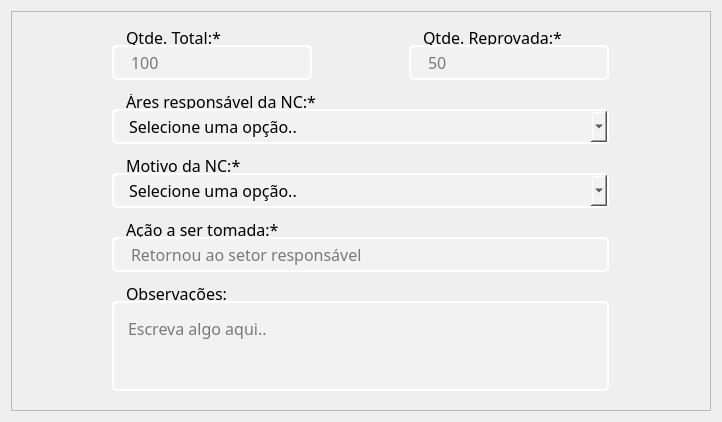
     <widget class="QWidget" name="group_Nc">
      <attribute name="label">
       <string>Dados da NCs</string>
      </attribute>
      <layout class="QHBoxLayout" name="horizontalLayout_4">
       <item>
        <widget class="QFrame" name="frame_3">
         <property name="minimumSize">
          <size>
           <width>700</width>
           <height>400</height>
          </size>
         </property>
         <property name="maximumSize">
          <size>
           <width>700</width>
           <height>400</height>
          </size>
         </property>
         <property name="frameShape">
          <enum>QFrame::StyledPanel</enum>
         </property>
         <property name="frameShadow">
          <enum>QFrame::Raised</enum>
         </property>
         <layout class="QGridLayout" name="gridLayout_2">
          <property name="verticalSpacing">
           <number>5</number>
          </property>
          <item row="0" column="0">
           <layout class="QVBoxLayout" name="verticalLayout_9">
            <item>
             <widget class="QLabel" name="label_30">
              <property name="minimumSize">
               <size>
                <width>0</width>
                <height>15</height>
               </size>
              </property>
              <property name="maximumSize">
               <size>
                <width>16777215</width>
                <height>15</height>
               </size>
              </property>
              <property name="font">
               <font>
                <family>KonsensRegular</family>
                <pointsize>12</pointsize>
               </font>
              </property>
              <property name="styleSheet">
               <string notr="true">padding-left: 10px;</string>
              </property>
              <property name="text">
               <string>Qtde. Total:*</string>
              </property>
             </widget>
            </item>
            <item>
             <widget class="QLineEdit" name="text_qtde">
              <property name="minimumSize">
               <size>
                <width>200</width>
                <height>35</height>
               </size>
              </property>
              <property name="maximumSize">
               <size>
                <width>200</width>
                <height>35</height>
               </size>
              </property>
              <property name="font">
               <font>
                <family>KonsensRegular</family>
                <pointsize>12</pointsize>
               </font>
              </property>
              <property name="styleSheet">
               <string notr="true">QLineEdit {
	border: 2px solid rgb(255,255,255);
	padding-left: 15px;
	border-radius: 5px;
	background-color: rgb(242,242,242);
}

QLineEdit:hover {
	border: 2px solid rgb(167,168,169);
}

QLineEdit:focus {
	border: 2px solid rgb(99,101,105);
}</string>
              </property>
              <property name="placeholderText">
               <string>100</string>
              </property>
             </widget>
            </item>
           </layout>
          </item>
          <item row="0" column="1">
           <layout class="QVBoxLayout" name="verticalLayout_10">
            <item>
             <widget class="QLabel" name="label_31">
              <property name="minimumSize">
               <size>
                <width>0</width>
                <height>15</height>
               </size>
              </property>
              <property name="maximumSize">
               <size>
                <width>16777215</width>
                <height>15</height>
               </size>
              </property>
              <property name="font">
               <font>
                <family>KonsensRegular</family>
                <pointsize>12</pointsize>
               </font>
              </property>
              <property name="styleSheet">
               <string notr="true">padding-left: 10px;</string>
              </property>
              <property name="text">
               <string>Qtde. Reprovada:*</string>
              </property>
             </widget>
            </item>
            <item>
             <widget class="QLineEdit" name="text_qtdeRep">
              <property name="minimumSize">
               <size>
                <width>200</width>
                <height>35</height>
               </size>
              </property>
              <property name="maximumSize">
               <size>
                <width>200</width>
                <height>35</height>
               </size>
              </property>
              <property name="font">
               <font>
                <family>KonsensRegular</family>
                <pointsize>12</pointsize>
               </font>
              </property>
              <property name="styleSheet">
               <string notr="true">QLineEdit {
	border: 2px solid rgb(255,255,255);
	padding-left: 15px;
	border-radius: 5px;
	background-color: rgb(242,242,242);
}

QLineEdit:hover {
	border: 2px solid rgb(167,168,169);
}

QLineEdit:focus {
	border: 2px solid rgb(99,101,105);
}</string>
              </property>
              <property name="placeholderText">
               <string>50</string>
              </property>
             </widget>
            </item>
           </layout>
          </item>
          <item row="1" column="0" colspan="2">
           <layout class="QVBoxLayout" name="verticalLayout_11">
            <item>
             <widget class="QLabel" name="label_32">
              <property name="minimumSize">
               <size>
                <width>0</width>
                <height>15</height>
               </size>
              </property>
              <property name="maximumSize">
               <size>
                <width>16777215</width>
                <height>15</height>
               </size>
              </property>
              <property name="font">
               <font>
                <family>KonsensRegular</family>
                <pointsize>12</pointsize>
               </font>
              </property>
              <property name="styleSheet">
               <string notr="true">padding-left: 10px;</string>
              </property>
              <property name="text">
               <string>Áres responsável da NC:*</string>
              </property>
             </widget>
            </item>
            <item>
             <widget class="QComboBox" name="cmb_areaNC">
              <property name="minimumSize">
               <size>
                <width>368</width>
                <height>35</height>
               </size>
              </property>
              <property name="maximumSize">
               <size>
                <width>16777215</width>
                <height>35</height>
               </size>
              </property>
              <property name="font">
               <font>
                <family>KonsensRegular</family>
                <pointsize>12</pointsize>
               </font>
              </property>
              <property name="styleSheet">
               <string notr="true">QComboBox {
	border: 2px solid rgb(255,255,255);
	padding-left: 15px;
	border-radius: 5px;
	background-color: rgb(242,242,242);
}

QComboBox:hover {
	border: 2px solid rgb(167,168,169);
}

QComboBox:focus {
	border: 2px solid rgb(99,101,105);
}</string>
              </property>
              <property name="placeholderText">
               <string>Selecione uma opção..</string>
              </property>
             </widget>
            </item>
           </layout>
          </item>
          <item row="2" column="0" colspan="2">
           <layout class="QVBoxLayout" name="verticalLayout_12">
            <item>
             <widget class="QLabel" name="label_33">
              <property name="minimumSize">
               <size>
                <width>0</width>
                <height>15</height>
               </size>
              </property>
              <property name="maximumSize">
               <size>
                <width>16777215</width>
                <height>15</height>
               </size>
              </property>
              <property name="font">
               <font>
                <family>KonsensRegular</family>
                <pointsize>12</pointsize>
               </font>
              </property>
              <property name="styleSheet">
               <string notr="true">padding-left: 10px;</string>
              </property>
              <property name="text">
               <string>Motivo da NC:*</string>
              </property>
             </widget>
            </item>
            <item>
             <widget class="QComboBox" name="cmb_Motivos">
              <property name="minimumSize">
               <size>
                <width>368</width>
                <height>35</height>
               </size>
              </property>
              <property name="maximumSize">
               <size>
                <width>16777215</width>
                <height>35</height>
               </size>
              </property>
              <property name="font">
               <font>
                <family>KonsensRegular</family>
                <pointsize>12</pointsize>
               </font>
              </property>
              <property name="styleSheet">
               <string notr="true">QComboBox {
	border: 2px solid rgb(255,255,255);
	padding-left: 15px;
	border-radius: 5px;
	background-color: rgb(242,242,242);
}

QComboBox:hover {
	border: 2px solid rgb(167,168,169);
}

QComboBox:focus {
	border: 2px solid rgb(99,101,105);
}</string>
              </property>
              <property name="placeholderText">
               <string>Selecione uma opção..</string>
              </property>
             </widget>
            </item>
           </layout>
          </item>
          <item row="3" column="0" colspan="2">
           <layout class="QVBoxLayout" name="verticalLayout_13">
            <item>
             <widget class="QLabel" name="label_34">
              <property name="minimumSize">
               <size>
                <width>0</width>
                <height>15</height>
               </size>
              </property>
              <property name="maximumSize">
               <size>
                <width>16777215</width>
                <height>15</height>
               </size>
              </property>
              <property name="font">
               <font>
                <family>KonsensRegular</family>
                <pointsize>12</pointsize>
               </font>
              </property>
              <property name="styleSheet">
               <string notr="true">padding-left: 10px;</string>
              </property>
              <property name="text">
               <string>Ação a ser tomada:*</string>
              </property>
             </widget>
            </item>
            <item>
             <widget class="QLineEdit" name="text_acao">
              <property name="minimumSize">
               <size>
                <width>368</width>
                <height>35</height>
               </size>
              </property>
              <property name="maximumSize">
               <size>
                <width>16777215</width>
                <height>35</height>
               </size>
              </property>
              <property name="font">
               <font>
                <family>KonsensRegular</family>
                <pointsize>12</pointsize>
               </font>
              </property>
              <property name="styleSheet">
               <string notr="true">QLineEdit {
	border: 2px solid rgb(255,255,255);
	padding-left: 15px;
	border-radius: 5px;
	background-color: rgb(242,242,242);
}

QLineEdit:hover {
	border: 2px solid rgb(167,168,169);
}

QLineEdit:focus {
	border: 2px solid rgb(99,101,105);
}</string>
              </property>
              <property name="placeholderText">
               <string>Retornou ao setor responsável</string>
              </property>
             </widget>
            </item>
           </layout>
          </item>
          <item row="4" column="0" colspan="2">
           <layout class="QVBoxLayout" name="verticalLayout_14">
            <item>
             <widget class="QLabel" name="label_35">
              <property name="minimumSize">
               <size>
                <width>0</width>
                <height>15</height>
               </size>
              </property>
              <property name="maximumSize">
               <size>
                <width>16777215</width>
                <height>15</height>
               </size>
              </property>
              <property name="font">
               <font>
                <family>KonsensRegular</family>
                <pointsize>12</pointsize>
               </font>
              </property>
              <property name="styleSheet">
               <string notr="true">padding-left: 10px;</string>
              </property>
              <property name="text">
               <string>Observações:</string>
              </property>
             </widget>
            </item>
            <item>
             <widget class="QTextEdit" name="text_Obs">
              <property name="minimumSize">
               <size>
                <width>368</width>
                <height>35</height>
               </size>
              </property>
              <property name="maximumSize">
               <size>
                <width>16777215</width>
                <height>90</height>
               </size>
              </property>
              <property name="font">
               <font>
                <family>KonsensRegular</family>
                <pointsize>12</pointsize>
               </font>
              </property>
              <property name="styleSheet">
               <string notr="true">QTextEdit {
	border: 2px solid rgb(255,255,255);
	padding-left: 15px;
	border-radius: 5px;
	background-color: rgb(242,242,242);
	padding: 10px;
}

QTextEdit:hover {
	border: 2px solid rgb(167,168,169);
}

QTextEdit:focus {
	border: 2px solid rgb(99,101,105);
}</string>
              </property>
              <property name="placeholderText">
               <string>Escreva algo aqui..</string>
              </property>
             </widget>
            </item>
           </layout>
          </item>
         </layout>
        </widget>
       </item>
      </layout>
     </widget>
